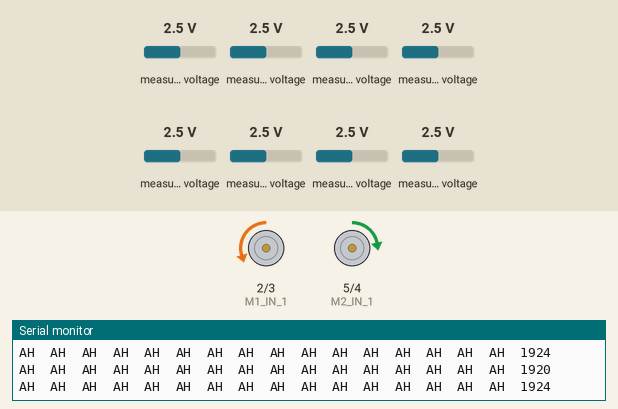
Simulated run of this sketch. Board: Arduino Uno, built with avr-gcc and run on an emulated ATmega328P. Parts: motor-driver pin pairs drawn as motors (green arrow = first pin HIGH = forward, orange = second pin HIGH = backward, longer = more drive), the last lines printed to the serial monitor. The test bench sets the inputs (shaded band); at power-on: measured voltage 2.5 V.

Above: at 1.2 s.
1.3 s: measured voltage (sensor 200) set to 3.8 V
At 2.3 s:
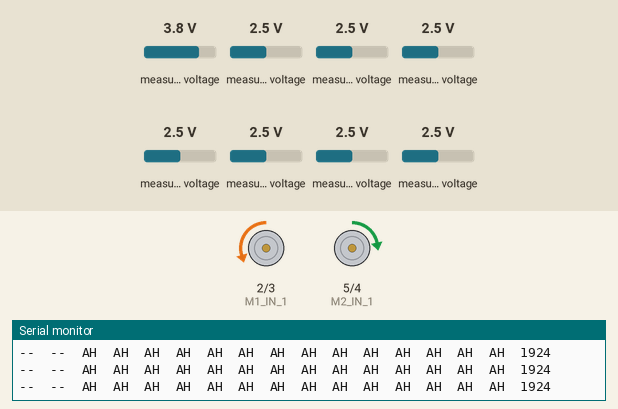
4.3 s: measured voltage (sensor 201) set to 3.8 V
At 4.8 s:
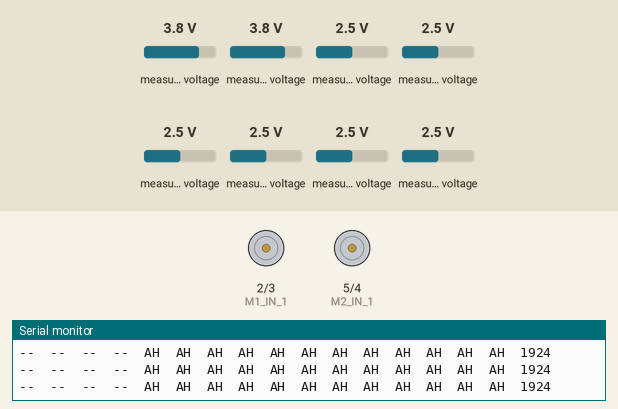
5.8 s: measured voltage (sensor 202) set to 3.8 V
7.3 s: measured voltage (sensor 203) set to 3.8 V
9.0 s: measured voltage (sensor 204) set to 3.8 V
10.5 s: measured voltage (sensor 200) set to 2.8 V
12.0 s: measured voltage (sensor 200) set to 2.5 V
At 12.6 s:
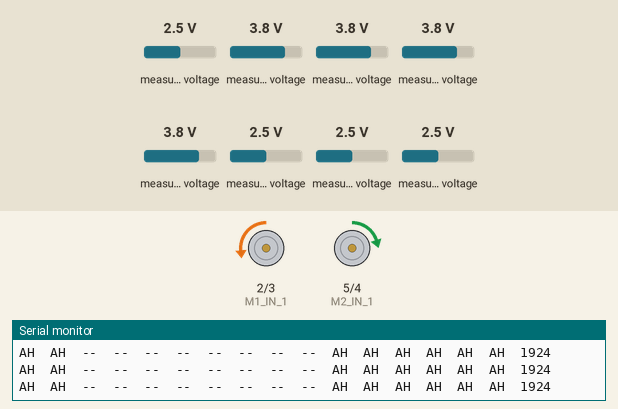
Timing chart, 0 to 14.9 s (numbered marks = the images above; inputs shaded):
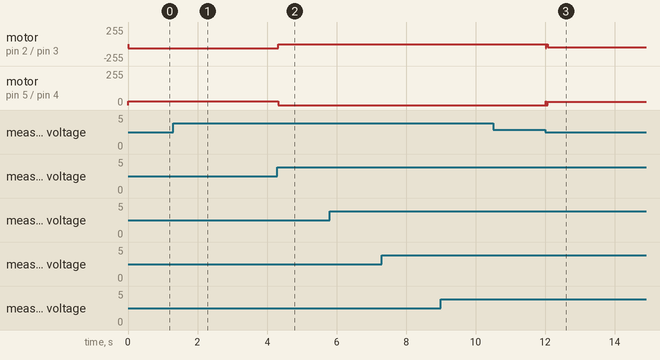

Measured:
- the behaviour switches between 2.7 and 2.6 V on measured voltage (sensor 200) (found by bisection; images 2 and 3)
- after the input at 1.3 s, motor on pin 2 (M1_IN_1) / pin 3 (M1_IN_2): stays backward 60/255 (without the input it goes to stopped after 3.0 s); motor on pin 5 (M2_IN_1) / pin 4 (M2_IN_2): stays forward 30/255 (without the input it goes to stopped after 3.0 s)
- after the input at 4.3 s, motor on pin 2 (M1_IN_1) / pin 3 (M1_IN_2): backward 60/255 → stopped at once; motor on pin 5 (M2_IN_1) / pin 4 (M2_IN_2): forward 30/255 → stopped at once
- after the input at 12.0 s, motor on pin 2 (M1_IN_1) / pin 3 (M1_IN_2): stopped → backward 48/255 at once; motor on pin 5 (M2_IN_1) / pin 4 (M2_IN_2): stopped → forward 24/255 at once

The sketch:

followLineG.ino
```cpp
#include <Adafruit_MCP3008.h>

Adafruit_MCP3008 adc1;
Adafruit_MCP3008 adc2;

const unsigned int ADC_1_CS = A3;
const unsigned int ADC_2_CS = A2;

const unsigned int M1_IN_1 = 2;
const unsigned int M1_IN_2 = 3;
const unsigned int M2_IN_1 = 5;
const unsigned int M2_IN_2 = 4;

const unsigned int M1_I_SENSE = A1;
const unsigned int M2_I_SENSE = A0;

const float M_I_COUNTS_TO_A = (3.3 / 1024.0) / 0.120;

const unsigned int PWM_FWD = 25;  //forward
const unsigned int PWM_BWD = 30;  //backward
const unsigned int PWM_R = 30;    //right turn
const unsigned int PWM_L = 25;    //left turn
const unsigned int BUF_THRESHOLD = 550;

void M1_backward(unsigned int PWM) {
  analogWrite(M1_IN_1, PWM);
  analogWrite(M1_IN_2, 0);
}

void M1_forward(unsigned int PWM) {
  analogWrite(M1_IN_1, 0);
  analogWrite(M1_IN_2, PWM + 20);
}

void M1_stop() {
  analogWrite(M1_IN_1, 0);
  analogWrite(M1_IN_2, 0);
}

void M2_backward(unsigned int PWM) {
  analogWrite(M2_IN_1, PWM);
  analogWrite(M2_IN_2, 0);
}

void M2_forward(unsigned int PWM) {
  analogWrite(M2_IN_1, 0);
  analogWrite(M2_IN_2, PWM);
}

void M2_stop() {
  analogWrite(M2_IN_1, 0);
  analogWrite(M2_IN_2, 0);
}
void stop_move() {
  M1_stop();
  M2_stop();
}

void forward(unsigned int PWM) {
  M1_forward(PWM-5);
  M2_forward(PWM+10);
}

void turn_left(unsigned int PWM) {
  M1_backward(PWM);
  M2_forward(PWM+10);
}

void turn_right(unsigned int PWM) {
  M1_forward(PWM+10);
  M2_backward(PWM);
}

void backward(unsigned int PWM) {
  M1_backward(PWM);
  M2_backward(PWM+10);
}

int check_left(bool arr[]) {
  int count = 0;
  for(int i = 0; i < 6; i++) {
    if (arr[i] == true) {
      count = count + 1;
    }
  }

  return count;
}

int check_right(bool arr[]) {
  int count = 0;
  for(int i = 7; i < 13; i++) {
    if (arr[i] == true) {
      count = count + 1;
    }
  }

  return count;
}
void setup() {
  Serial.begin(115200);

  adc1.begin(ADC_1_CS);
  adc2.begin(ADC_2_CS);

  pinMode(M1_IN_1, OUTPUT);
  pinMode(M1_IN_2, OUTPUT);
  pinMode(M2_IN_1, OUTPUT);
  pinMode(M2_IN_2, OUTPUT);
}

void loop() {

  stop_move();

  int adc1_buf[8];
  int adc2_buf[8];

  bool arr[16];

  int t_start = micros();
  for (int i = 0; i < 8; i++) {
    adc1_buf[i] = adc1.readADC(i);
    adc2_buf[i] = adc2.readADC(i);
  }
  int t_end = micros();

//  for (int i = 0; i < 8; i++) {
//    Serial.print(adc1_buf[i]); Serial.print("\t");
//    Serial.print(adc2_buf[i]); Serial.print("\t");
//  }

  int count = 0;

  //Serial print AH if sees white line, else print --
  for (int i = 0; i < 8; i++) {
    if (adc1_buf[i] < BUF_THRESHOLD) {
      arr[count] = true;
      Serial.print("AH"); Serial.print("\t");
    } else {
      arr[count] = false;
      Serial.print("--"); Serial.print("\t");
    }

    count = count + 1;

    if (adc2_buf[i] < BUF_THRESHOLD) {
      arr[count] = true;
      Serial.print("AH"); Serial.print("\t");
    } else {
      arr[count] = false;
      Serial.print("--"); Serial.print("\t");
    }

    count = count + 1;
  }

  /*
  if (check_left(arr) > 3) {
      turn_right(40);
      delay(10);
    } else if (check_right(arr) > 3) {
      turn_left(40);
      delay(10);
    } else if (arr[6] == true) {
    forward(50);
    } else if (arr[5] == true || arr[4] == true || arr[3] == true ||
    arr[2] == true || arr[1] == true || arr[0] == true) {
      turn_right(30);
    } else if (arr[7] == true || arr[8] == true || arr[9] == true ||
    arr[10] == true || arr[11] == true || arr[12] == true) {
      turn_left(30);
    } else {
      backward(30);
    }
  */
  if (check_left(arr) > 3) {
      turn_right(PWM_R);
      delay(10);
  } else if (check_right(arr) > 3) {
      turn_left(PWM_L);
      delay(10);
  } else if (arr[6] == true) {
    forward(PWM_FWD);
  } else if (arr[5] == true || arr[4] == true || arr[3] == true || arr[2] == true || arr[1] == true || arr[0] == true){
    turn_right(PWM_R);
  } else if (arr[7] == true || arr[8] == true || arr[9] == true || arr[10] == true || arr[11] == true || arr[12] == true){
    turn_left(PWM_L);
  } else
    backward(PWM_BWD);

  delay(10);


  Serial.print(t_end - t_start);
  Serial.println();


}
```
